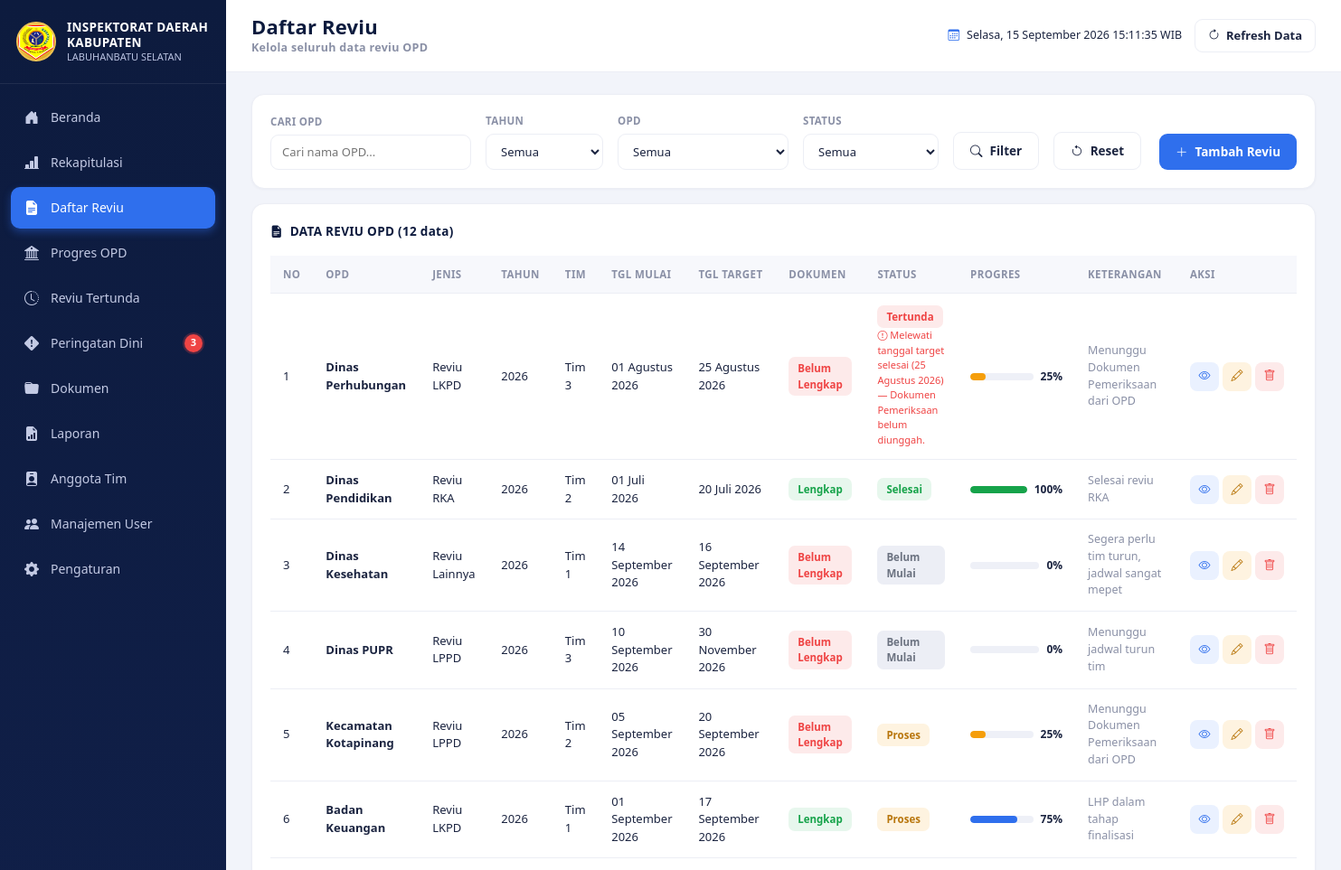
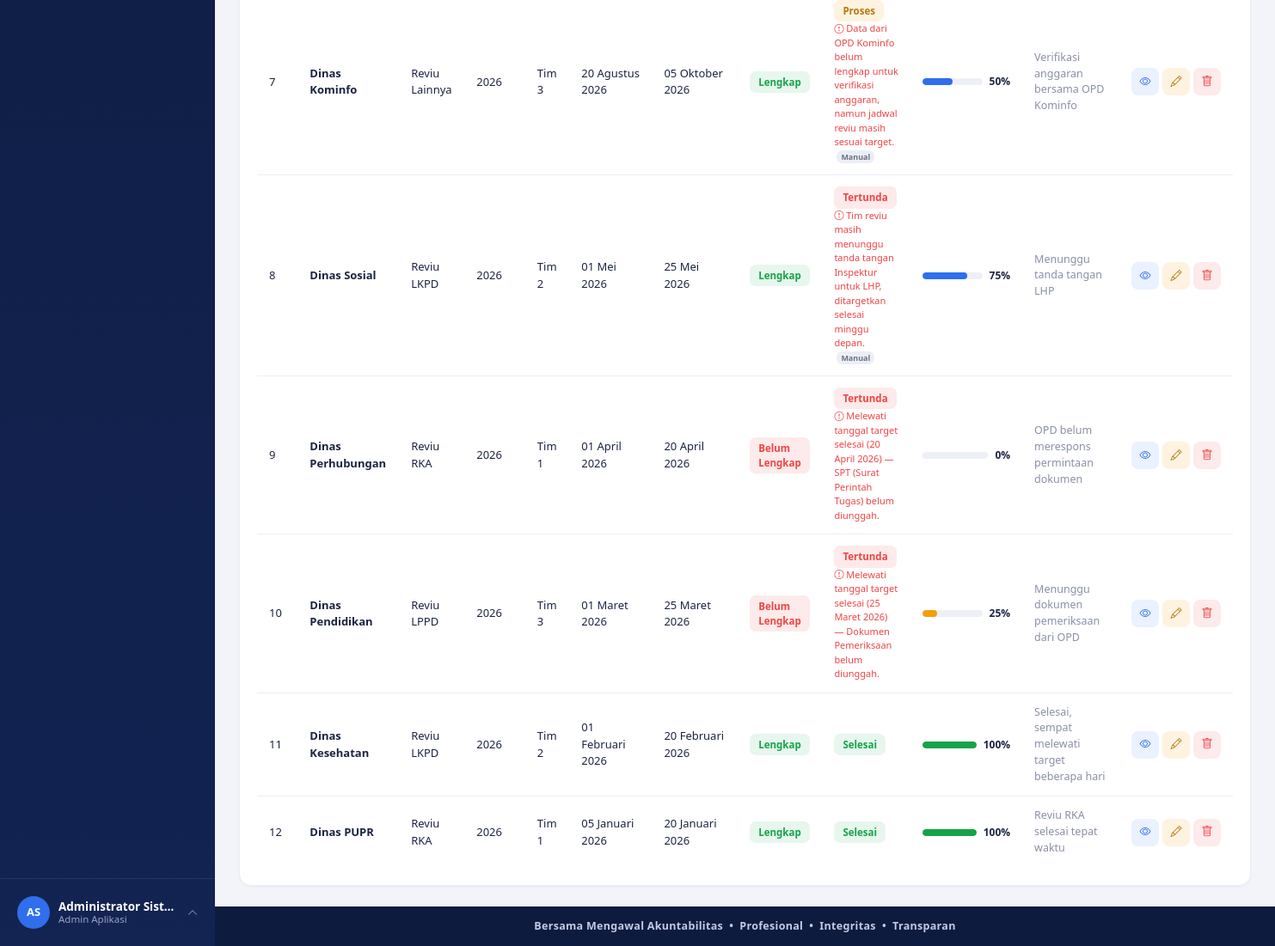
/daftar_reviu.php (signed in), run on the app's committed database (2 pictures, top to bottom).
### tables this page shows
CREATE TABLE users (
  id INT AUTO_INCREMENT PRIMARY KEY,
  username VARCHAR(50) NOT NULL UNIQUE,
  password VARCHAR(255) NOT NULL,
  nama_lengkap VARCHAR(100) NOT NULL,
  jabatan VARCHAR(100) DEFAULT NULL,
  role_id INT NOT NULL,
  avatar VARCHAR(255) DEFAULT NULL,
  status ENUM('aktif','nonaktif') NOT NULL DEFAULT 'aktif',
  created_at TIMESTAMP DEFAULT CURRENT_TIMESTAMP,
  CONSTRAINT fk_users_role FOREIGN KEY (role_id) REFERENCES roles(id)
);

CREATE TABLE reviu (
  id INT AUTO_INCREMENT PRIMARY KEY,
  opd_id INT NOT NULL,
  jenis_reviu_id INT NOT NULL,
  tim_reviu_id INT NOT NULL,
  tahun YEAR NOT NULL,
  tgl_mulai DATE NOT NULL,
  tgl_target_selesai DATE NOT NULL,
  dokumen_status ENUM('Lengkap','Belum Lengkap') NOT NULL DEFAULT 'Belum Lengkap',
  status ENUM('Belum Mulai','Proses','Selesai','Tertunda') NOT NULL DEFAULT 'Belum Mulai',
  progres TINYINT UNSIGNED NOT NULL DEFAULT 0,
  keterangan VARCHAR(255) DEFAULT NULL,
  kendala VARCHAR(255) DEFAULT NULL,
  kendala_manual TINYINT(1) NOT NULL DEFAULT 0,
  created_by INT DEFAULT NULL,
  created_at TIMESTAMP DEFAULT CURRENT_TIMESTAMP,
  updated_at TIMESTAMP DEFAULT CURRENT_TIMESTAMP ON UPDATE CURRENT_TIMESTAMP,
  CONSTRAINT fk_reviu_opd FOREIGN KEY (opd_id) REFERENCES opd(id),
  CONSTRAINT fk_reviu_jenis FOREIGN KEY (jenis_reviu_id) REFERENCES jenis_reviu(id),
  CONSTRAINT fk_reviu_tim FOREIGN KEY (tim_reviu_id) REFERENCES tim_reviu(id)
);

CREATE TABLE opd (
  id INT AUTO_INCREMENT PRIMARY KEY,
  nama_opd VARCHAR(150) NOT NULL,
  created_at TIMESTAMP DEFAULT CURRENT_TIMESTAMP
);

CREATE TABLE jenis_reviu (
  id INT AUTO_INCREMENT PRIMARY KEY,
  nama_jenis VARCHAR(100) NOT NULL
);

CREATE TABLE tim_reviu (
  id INT AUTO_INCREMENT PRIMARY KEY,
  nama_tim VARCHAR(50) NOT NULL
);

### includes/auth.php (called while the page is built, shortened)
<?php
require_once __DIR__ . '/../config/database.php';
function is_logged_in()
{
    return isset($_SESSION['user_id']);
}
function base_url($path = '')
{
    return ROOT_URL . $path;
}
function current_user_data()
{
    global $pdo;
    $stmt = $pdo->prepare("SELECT u.*, r.nama_role, r.slug AS role_slug
                            FROM users u JOIN roles r ON r.id = u.role_id
                            WHERE u.id = ? LIMIT 1");
    $stmt->execute([$_SESSION['user_id']]);
    $cached = $stmt->fetch();
    return $cached;
}

### includes/functions.php (called while the page is built, shortened)
<?php
function e($str)
{
    return htmlspecialchars((string) $str, ENT_QUOTES, 'UTF-8');
}
function format_tanggal_indo($date)
{
    $bulan = ['', 'Januari', 'Februari', 'Maret', 'April', 'Mei', 'Juni', 'Juli', 'Agustus', 'September', 'Oktober', 'November', 'Desember'];
    $ts = strtotime($date);
    return date('d', $ts) . ' ' . $bulan[(int) date('n', $ts)] . ' ' . date('Y', $ts);
}
function status_badge_class($status)
{
    switch ($status) {
        case 'Selesai':      return 'badge-selesai';
        case 'Proses':       return 'badge-proses';
        case 'Tertunda':     return 'badge-tertunda';
        case 'Belum Mulai':  return 'badge-belummulai';
    }
}
function dokumen_badge_class($status)
{
    return $status === 'Lengkap' ? 'badge-lengkap' : 'badge-belumlengkap';
}
function progres_bar_color($progres)
{
    if ($progres >= 100) return '#16a34a';
    if ($progres >= 50) return '#2f6fed';
    if ($progres >= 1) return '#f59e0b';
    return '#9ca3af';
}
function avatar_url($avatar)
{
    return null;
}
function initials($name)
{
    $parts = preg_split('/\s+/', trim((string) $name));
    $initials = '';
    foreach (array_slice($parts, 0, 2) as $p) {
        if ($p !== '') {
            $initials .= strtoupper(substr($p, 0, 1));
        }
    }
    return $initials !== '' ? $initials : 'U';
}

### daftar_reviu.php (the view, shortened to what this page needs)
<?php
require_once __DIR__ . '/includes/auth.php';
require_once __DIR__ . '/includes/functions.php';
$q = trim($_GET['q'] ?? '');
$where = [];
$params = [];
$where_sql = $where ? ('WHERE ' . implode(' AND ', $where)) : '';
$sql = "SELECT r.*, o.nama_opd, j.nama_jenis, t.nama_tim
        FROM reviu r
        JOIN opd o ON o.id = r.opd_id
        JOIN jenis_reviu j ON j.id = r.jenis_reviu_id
        JOIN tim_reviu t ON t.id = r.tim_reviu_id
        $where_sql
        ORDER BY r.id DESC";
$stmt = $pdo->prepare($sql);
$stmt->execute($params);
$data = $stmt->fetchAll();
include __DIR__ . '/includes/header.php';
?>
<div class="card-x mb-3">
  <form method="GET" class="d-flex align-items-end gap-3 flex-wrap">
    <div class="filter-group" style="min-width:200px;">
      <label>Cari OPD</label>
      <input type="text" name="q" class="form-control-x" placeholder="Cari nama OPD..." value="<?= e($q) ?>">
    </div>
    <div class="filter-group" style="min-width:130px;">
      <label>Tahun</label>
      <select name="tahun" class="form-select-x">
        <option value="">Semua</option>
      </select>
    </div>
    <div class="filter-group" style="min-width:180px;">
      <label>OPD</label>
      <select name="opd" class="form-select-x">
        <option value="">Semua</option>
      </select>
    </div>
    <div class="filter-group" style="min-width:150px;">
      <label>Status</label>
      <select name="status" class="form-select-x">
        <option value="">Semua</option>
      </select>
    </div>
    <button type="submit" class="btn-x btn-outline-x"><i class="bi bi-search"></i> Filter</button>
    <a href="daftar_reviu.php" class="btn-x btn-outline-x"><i class="bi bi-arrow-counterclockwise"></i> Reset</a>
    <button type="button" class="btn-x btn-primary-x ms-auto" onclick="openAddModal()"><i class="bi bi-plus-lg"></i> Tambah Reviu</button>
  </form>
</div>
<div class="card-x">
  <div class="card-x-title"><i class="bi bi-file-earmark-text-fill"></i> DATA REVIU OPD (<?= count($data) ?> data)</div>
  <div style="overflow-x:auto;">
    <table class="table-x">
      <thead>
        <tr>
          <th>No</th><th>OPD</th><th>Jenis</th><th>Tahun</th><th>Tim</th><th>Tgl Mulai</th><th>Tgl Target</th>
          <th>Dokumen</th><th>Status</th><th style="min-width:130px;">Progres</th><th>Keterangan</th><th>Aksi</th>
        </tr>
      </thead>
      <tbody>
        <?php if (empty($data)): ?>
          <tr><td colspan="12" class="text-center py-4 small-muted">Tidak ada data.</td></tr>
        <?php else: $no = 1; foreach ($data as $r): ?>
        <tr>
          <td><?= $no++ ?></td>
          <td><b><?= e($r['nama_opd']) ?></b></td>
          <td><?= e($r['nama_jenis']) ?></td>
          <td><?= e($r['tahun']) ?></td>
          <td><?= e($r['nama_tim']) ?></td>
          <td><?= format_tanggal_indo($r['tgl_mulai']) ?></td>
          <td><?= format_tanggal_indo($r['tgl_target_selesai']) ?></td>
          <td><span class="badge-x <?= dokumen_badge_class($r['dokumen_status']) ?>"><?= e($r['dokumen_status']) ?></span></td>
          <td>
            <span class="badge-x <?= status_badge_class($r['status']) ?>" <?= $r['kendala'] ? 'title="' . e($r['kendala']) . '"' : '' ?>><?= e($r['status']) ?></span>
            <?php if ($r['kendala']): ?>
              <div class="small-muted" style="font-size:11px; color:var(--red); max-width:220px;">
                <i class="bi bi-exclamation-circle"></i> <?= e($r['kendala']) ?>
                <?= $r['kendala_manual'] ? '<span class="badge-x badge-belummulai" style="font-size:9px; padding:1px 5px; margin-left:3px;">Manual</span>' : '' ?>
              </div>
            <?php endif; ?>
          </td>
          <td>
            <div class="d-flex align-items-center gap-2">
              <div class="progress-thin" style="flex:1;"><div class="bar" style="width:<?= (int)$r['progres'] ?>%; background:<?= progres_bar_color($r['progres']) ?>;"></div></div>
              <span style="font-weight:700; font-size:12px;"><?= (int)$r['progres'] ?>%</span>
            </div>
          </td>
          <td class="small-muted"><?= e($r['keterangan'] ?: '-') ?></td>
          <td>
            <div class="d-flex gap-1">
              <a href="reviu_detail.php?id=<?= (int)$r['id'] ?>" class="btn-eye" title="Lihat"><i class="bi bi-eye"></i></a>
              <button type="button" class="btn-eye" style="background:var(--amber-light); color:#b9770e;" title="Edit"
                onclick='openEditModal(<?= json_encode([
                    "id" => $r['id'], "opd_id" => $r['opd_id'], "jenis_reviu_id" => $r['jenis_reviu_id'],
                    "tim_reviu_id" => $r['tim_reviu_id'], "tahun" => $r['tahun'], "tgl_mulai" => $r['tgl_mulai'],
                    "tgl_target_selesai" => $r['tgl_target_selesai'], "dokumen_status" => $r['dokumen_status'],
                    "status" => $r['status'], "progres" => $r['progres'], "keterangan" => $r['keterangan'],
                    "kendala_manual" => (int) $r['kendala_manual'], "kendala" => $r['kendala'],
                ], JSON_UNESCAPED_UNICODE | JSON_HEX_APOS | JSON_HEX_QUOT) ?>)'>
                <i class="bi bi-pencil"></i>
              </button>
              <form method="POST" action="process/process_reviu.php" style="display:inline;"
                    data-confirm="Yakin hapus data reviu ini? Seluruh dokumen terkait juga akan terhapus." data-confirm-button="Ya, Hapus">
                <button type="submit" class="btn-eye" style="background:var(--red-light); color:var(--red);" title="Hapus"><i class="bi bi-trash"></i></button>
              </form>
            </div>
          </td>
        </tr>
        <?php endforeach; endif; ?>
      </tbody>
    </table>
  </div>
</div>
<?php
include __DIR__ . '/includes/footer.php';
?>

### includes/sidebar.php (shortened to what this page needs)
<?php
$__user = current_user_data();
$__role = current_role();
$__current_page = basename($_SERVER['PHP_SELF']);
$menu_items = [
  ['label' => 'Beranda',         'icon' => 'bi-house-door-fill',            'link' => 'index.php',           'roles' => ['administrator', 'auditor', 'pimpinan']],
  ['label' => 'Rekapitulasi',    'icon' => 'bi-bar-chart-line-fill',        'link' => 'rekapitulasi.php',    'roles' => ['administrator', 'auditor', 'pimpinan']],
  ['label' => 'Daftar Reviu',    'icon' => 'bi-file-earmark-text-fill',     'link' => 'daftar_reviu.php',    'roles' => ['administrator', 'auditor']],
  ['label' => 'Progres OPD',     'icon' => 'bi-bank2',                      'link' => 'progres_opd.php',     'roles' => ['administrator', 'auditor']],
  ['label' => 'Reviu Tertunda',  'icon' => 'bi-clock-history',              'link' => 'reviu_tertunda.php',  'roles' => ['administrator', 'auditor']],
  ['label' => 'Peringatan Dini', 'icon' => 'bi-exclamation-diamond-fill',   'link' => 'peringatan_dini.php', 'roles' => ['administrator', 'auditor', 'pimpinan'], 'badge' => 'early_warning'],
  ['label' => 'Dokumen',         'icon' => 'bi-folder-fill',                'link' => 'dokumen.php',         'roles' => ['administrator', 'auditor']],
  ['label' => 'Laporan',         'icon' => 'bi-file-earmark-bar-graph-fill', 'link' => 'laporan.php',        'roles' => ['administrator', 'auditor']],
  ['label' => 'Anggota Tim',     'icon' => 'bi-person-badge-fill',          'link' => 'anggota_tim.php',     'roles' => ['administrator']],
  ['label' => 'Manajemen User',  'icon' => 'bi-people-fill',                'link' => 'user_management.php', 'roles' => ['administrator']],
  ['label' => 'Pengaturan',      'icon' => 'bi-gear-fill',                  'link' => 'pengaturan.php',      'roles' => ['administrator', 'auditor']],
];
$__avatar = avatar_url($__user['avatar']);
$__badge_counts = ['early_warning' => 0];
try {
    global $pdo;
    $rows = $pdo->query("SELECT tgl_target_selesai, progres FROM reviu WHERE progres < 100")->fetchAll();
    foreach ($rows as $row) {
        $sisa = hari_tersisa($row['tgl_target_selesai']);
        if ($sisa !== null && $sisa >= 0 && $sisa <= 7) {
            $__badge_counts['early_warning']++;
        }
    }
} catch (Exception $ex) {
}
?>
<aside class="sidebar" id="appSidebar">
    <div class="sidebar-brand">
        <img src="<?= e(base_url('assets/images/logo-kabupaten.png')) ?>" alt="Logo Kabupaten Labuhanbatu Selatan"
            class="logo-emblem" onerror="this.style.display='none'">
        <div class="brand-text">
            <div class="t1">INSPEKTORAT DAERAH</div>
            <div class="t1">KABUPATEN</div>
            <div class="t2">LABUHANBATU SELATAN</div>
        </div>
    </div>
    <nav class="sidebar-menu">
        <?php foreach ($menu_items as $item):
      $is_active = $__current_page === $item['link'];
    ?>
        <a href="<?= e(base_url($item['link'])) ?>" class="menu-item <?= $is_active ? 'active' : '' ?>">
            <i class="bi <?= e($item['icon']) ?>"></i>
            <span><?= e($item['label']) ?></span>
            <?php if (!empty($item['badge']) && !empty($__badge_counts[$item['badge']])): ?>
              <span class="menu-badge"><?= (int) $__badge_counts[$item['badge']] ?></span>
            <?php endif; ?>
        </a>
        <?php endforeach; ?>
    </nav>
    <div class="sidebar-user">
        <div class="user-row" id="userRowToggle">
            <?php if ($__avatar): ?>
            <img src="<?= e($__avatar) ?>" class="avatar-sm" alt="avatar">
            <?php else: ?>
            <div class="avatar-sm"><?= e(initials($__user['nama_lengkap'])) ?></div>
            <?php endif; ?>
            <div class="user-info">
                <div class="u-name"><?= e($__user['nama_lengkap']) ?></div>
                <div class="u-role"><?= e($__user['jabatan'] ? $__user['jabatan'] : role_label($__role)) ?></div>
            </div>
            <i class="bi bi-chevron-up caret"></i>
        </div>
    </div>
</aside>

### data on the page
users: nama_lengkap "AS", nama_lengkap "Administrator Sist…", jabatan "Admin Aplikasi"
reviu: opd.nama_opd "Dinas Perhubungan", jenis_reviu.nama_jenis "Reviu LKPD", tahun "2026", tim_reviu.nama_tim "Tim 3", tgl_mulai "01 Agustus 2026", tgl_target_selesai "25 Agustus 2026", dokumen_status "Belum Lengkap", status "Tertunda", kendala "Melewati tanggal target selesai (25 Agustus 2026) — Dokumen Pemeriksaan belum diunggah.", progres "25", keterangan "Menunggu Dokumen Pemeriksaan dari OPD"
reviu: opd.nama_opd "Dinas Pendidikan", jenis_reviu.nama_jenis "Reviu RKA", tahun "2026", tim_reviu.nama_tim "Tim 2", tgl_mulai "01 Juli 2026", tgl_target_selesai "20 Juli 2026", dokumen_status "Lengkap", status "Selesai", progres "100", keterangan "Selesai reviu RKA"
reviu: opd.nama_opd "Dinas Kesehatan", jenis_reviu.nama_jenis "Reviu Lainnya", tahun "2026", tim_reviu.nama_tim "Tim 1", tgl_mulai "14 September 2026", tgl_target_selesai "16 September 2026", dokumen_status "Belum Lengkap", status "Belum Mulai", progres "0", keterangan "Segera perlu tim turun, jadwal sangat mepet"
reviu: opd.nama_opd "Dinas PUPR", jenis_reviu.nama_jenis "Reviu LPPD", tahun "2026", tim_reviu.nama_tim "Tim 3", tgl_mulai "10 September 2026", tgl_target_selesai "30 November 2026", dokumen_status "Belum Lengkap", status "Belum Mulai", progres "0", keterangan "Menunggu jadwal turun tim"
reviu: opd.nama_opd "Kecamatan Kotapinang", jenis_reviu.nama_jenis "Reviu LPPD", tahun "2026", tim_reviu.nama_tim "Tim 2", tgl_mulai "05 September 2026", tgl_target_selesai "20 September 2026", dokumen_status "Belum Lengkap", status "Proses", progres "25", keterangan "Menunggu Dokumen Pemeriksaan dari OPD"
reviu: opd.nama_opd "Badan Keuangan", jenis_reviu.nama_jenis "Reviu LKPD", tahun "2026", tim_reviu.nama_tim "Tim 1", tgl_mulai "01 September 2026", tgl_target_selesai "17 September 2026", dokumen_status "Lengkap", status "Proses", progres "75", keterangan "LHP dalam tahap finalisasi"
reviu: opd.nama_opd "Dinas Kominfo", jenis_reviu.nama_jenis "Reviu Lainnya", tahun "2026", tim_reviu.nama_tim "Tim 3", tgl_mulai "20 Agustus 2026", tgl_target_selesai "05 Oktober 2026", dokumen_status "Lengkap", status "Proses", kendala "Data dari OPD Kominfo belum lengkap untuk verifikasi anggaran, namun jadwal reviu masih sesuai target.", kendala_manual "Manual", progres "50", keterangan "Verifikasi anggaran bersama OPD Kominfo"
reviu: opd.nama_opd "Dinas Sosial", jenis_reviu.nama_jenis "Reviu LKPD", tahun "2026", tim_reviu.nama_tim "Tim 2", tgl_mulai "01 Mei 2026", tgl_target_selesai "25 Mei 2026", dokumen_status "Lengkap", status "Tertunda", kendala "Tim reviu masih menunggu tanda tangan Inspektur untuk LHP, ditargetkan selesai minggu depan.", kendala_manual "Manual", progres "75", keterangan "Menunggu tanda tangan LHP"
reviu: opd.nama_opd "Dinas Perhubungan", jenis_reviu.nama_jenis "Reviu RKA", tahun "2026", tim_reviu.nama_tim "Tim 1", tgl_mulai "01 April 2026", tgl_target_selesai "20 April 2026", dokumen_status "Belum Lengkap", status "Tertunda", kendala "Melewati tanggal target selesai (20 April 2026) — SPT (Surat Perintah Tugas) belum diunggah.", progres "0", keterangan "OPD belum merespons permintaan dokumen"
reviu: opd.nama_opd "Dinas Pendidikan", jenis_reviu.nama_jenis "Reviu LPPD", tahun "2026", tim_reviu.nama_tim "Tim 3", tgl_mulai "01 Maret 2026", tgl_target_selesai "25 Maret 2026", dokumen_status "Belum Lengkap", status "Tertunda", kendala "Melewati tanggal target selesai (25 Maret 2026) — Dokumen Pemeriksaan belum diunggah.", progres "25", keterangan "Menunggu dokumen pemeriksaan dari OPD"
reviu: opd.nama_opd "Dinas Kesehatan", jenis_reviu.nama_jenis "Reviu LKPD", tahun "2026", tim_reviu.nama_tim "Tim 2", tgl_mulai "01 Februari 2026", tgl_target_selesai "20 Februari 2026", dokumen_status "Lengkap", status "Selesai", progres "100", keterangan "Selesai, sempat melewati target beberapa hari"
reviu: opd.nama_opd "Dinas PUPR", jenis_reviu.nama_jenis "Reviu RKA", tahun "2026", tim_reviu.nama_tim "Tim 1", tgl_mulai "05 Januari 2026", tgl_target_selesai "20 Januari 2026", dokumen_status "Lengkap", status "Selesai", progres "100", keterangan "Reviu RKA selesai tepat waktu"

### other printed values
$item['label'] "Beranda"
$item['label'] "Rekapitulasi"
$item['label'] "Daftar Reviu"
$item['label'] "Progres OPD"
$item['label'] "Reviu Tertunda"
$item['label'] "Peringatan Dini"
$__badge_counts[$item['badge']] "3"
$item['label'] "Dokumen"
$item['label'] "Laporan"
$item['label'] "Anggota Tim"
$item['label'] "Manajemen User"
$item['label'] "Pengaturan"
$page_title "Daftar Reviu"
$page_subtitle "Kelola seluruh data reviu OPD"
count($data) "12"
